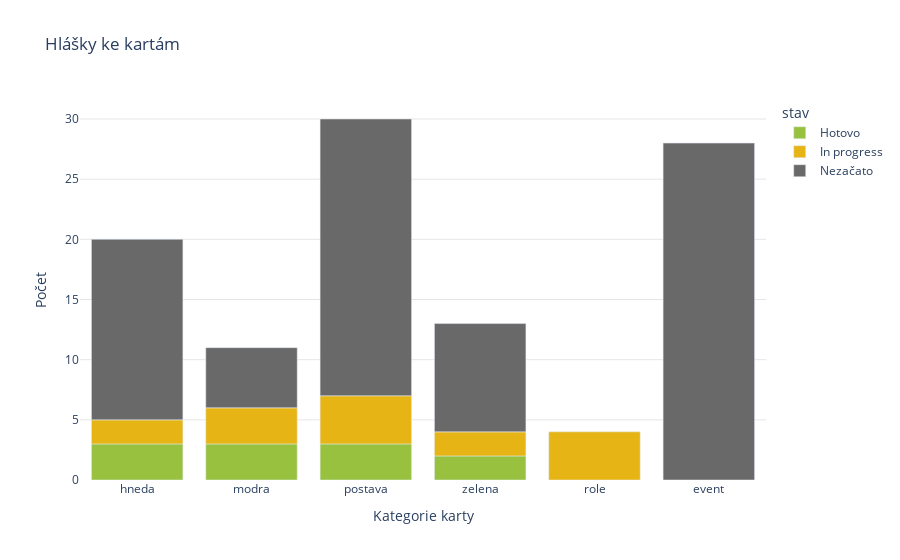

Here is the notebook cell this chart was saved with:
### Markdown cell above
### Kde toho nejvíc chybí?

### Code cell
# simple plot do readme
stav_breakdown_simple = (hlasky
                         .replace('NA', 'Nezačato')
                         .replace(['clash', 'find', 'pick'], 'In progress')
                         .replace('done', 'Hotovo')
                         .groupby(['stav', 'kategorie'])
                         ['stav']
                         .count()
                         .to_frame()
                         .rename(columns={'stav': 'count'})
                         .reset_index()
                        )

simple_order = {'stav': ['Hotovo', 
                      "In progress", 
                      "Nezačato"]}

simple_colors = ["#99c140", "#e7b416", "#696969"]

fig = px.bar(
    stav_breakdown_simple,
    x='kategorie',
    y='count',
    color='stav',
    color_discrete_sequence=simple_colors,
    category_orders=simple_order,
    title='Hlášky ke kartám',
    labels = {'kategorie': 'Kategorie karty', 'count': 'Počet'}
)

fig.update_layout({
    'plot_bgcolor': 'rgba(0, 0, 0, 0)',
    'paper_bgcolor': 'rgba(0, 0, 0, 0)',
    'yaxis.gridcolor': 'rgba(1, 1, 1, 0.1)',}
)

fig.write_image("stav.png")

### Figure 1 — Plotly figure (JSON) as saved in the notebook; plotly's stock layout.template omitted (floating-point values rounded to 4 significant figures)
{"data": [{"alignmentgroup": "True", "hovertemplate": "stav=Hotovo<br>Kategorie karty=%{x}<br>Počet=%{y}<extra></extra>", "legendgroup": "Hotovo", "marker": {"color": "#99c140"}, "name": "Hotovo", "offsetgroup": "Hotovo", "orientation": "v", "showlegend": true, "textposition": "auto", "type": "bar", "x": ["hneda", "modra", "postava", "zelena"], "xaxis": "x", "y": [3, 3, 3, 2], "yaxis": "y"}, {"alignmentgroup": "True", "hovertemplate": "stav=In progress<br>Kategorie karty=%{x}<br>Počet=%{y}<extra></extra>", "legendgroup": "In progress", "marker": {"color": "#e7b416"}, "name": "In progress", "offsetgroup": "In progress", "orientation": "v", "showlegend": true, "textposition": "auto", "type": "bar", "x": ["hneda", "modra", "postava", "role", "zelena"], "xaxis": "x", "y": [2, 3, 4, 4, 2], "yaxis": "y"}, {"alignmentgroup": "True", "hovertemplate": "stav=Nezačato<br>Kategorie karty=%{x}<br>Počet=%{y}<extra></extra>", "legendgroup": "Nezačato", "marker": {"color": "#696969"}, "name": "Nezačato", "offsetgroup": "Nezačato", "orientation": "v", "showlegend": true, "textposition": "auto", "type": "bar", "x": ["event", "hneda", "modra", "postava", "zelena"], "xaxis": "x", "y": [28, 15, 5, 23, 9], "yaxis": "y"}], "layout": {"barmode": "relative", "legend": {"title": {"text": "stav"}, "tracegroupgap": 0}, "paper_bgcolor": "rgba(0, 0, 0, 0)", "plot_bgcolor": "rgba(0, 0, 0, 0)", "title": {"text": "Hlášky ke kartám"}, "xaxis": {"anchor": "y", "domain": [0, 1], "title": {"text": "Kategorie karty"}}, "yaxis": {"anchor": "x", "domain": [0, 1], "gridcolor": "rgba(1, 1, 1, 0.1)", "title": {"text": "Počet"}}}}
